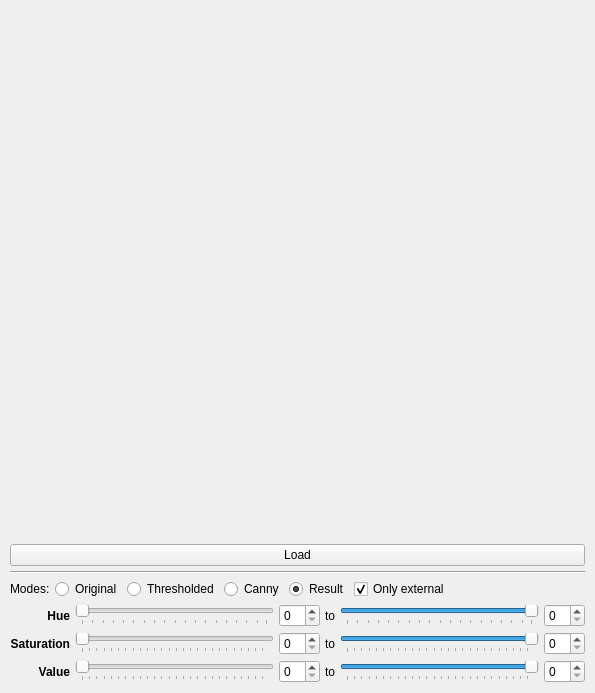
<?xml version="1.0" encoding="UTF-8"?>
<ui version="4.0">
 <class>MainWidget</class>
 <widget class="QWidget" name="MainWidget">
  <property name="geometry">
   <rect>
    <x>0</x>
    <y>0</y>
    <width>595</width>
    <height>693</height>
   </rect>
  </property>
  <property name="windowTitle">
   <string>MainWidget</string>
  </property>
  <layout class="QVBoxLayout" name="verticalLayout">
   <item>
    <widget class="QLabel" name="lbView">
     <property name="sizePolicy">
      <sizepolicy hsizetype="Preferred" vsizetype="Expanding">
       <horstretch>0</horstretch>
       <verstretch>0</verstretch>
      </sizepolicy>
     </property>
     <property name="minimumSize">
      <size>
       <width>0</width>
       <height>200</height>
      </size>
     </property>
     <property name="text">
      <string/>
     </property>
     <property name="alignment">
      <set>Qt::AlignCenter</set>
     </property>
    </widget>
   </item>
   <item>
    <layout class="QHBoxLayout" name="horizontalLayout">
     <item>
      <widget class="QPushButton" name="bnLoad">
       <property name="text">
        <string>Load</string>
       </property>
      </widget>
     </item>
    </layout>
   </item>
   <item>
    <widget class="Line" name="line">
     <property name="orientation">
      <enum>Qt::Horizontal</enum>
     </property>
    </widget>
   </item>
   <item>
    <layout class="QHBoxLayout" name="horizontalLayout_2">
     <item>
      <widget class="QLabel" name="label_4">
       <property name="text">
        <string>Modes:</string>
       </property>
      </widget>
     </item>
     <item>
      <widget class="QRadioButton" name="rbOriginal">
       <property name="text">
        <string>Original</string>
       </property>
      </widget>
     </item>
     <item>
      <widget class="QRadioButton" name="rbThresholded">
       <property name="text">
        <string>Thresholded</string>
       </property>
       <property name="checked">
        <bool>false</bool>
       </property>
      </widget>
     </item>
     <item>
      <widget class="QRadioButton" name="rbCanny">
       <property name="text">
        <string>Canny</string>
       </property>
       <property name="checked">
        <bool>false</bool>
       </property>
      </widget>
     </item>
     <item>
      <widget class="QRadioButton" name="rbResult">
       <property name="text">
        <string>Result</string>
       </property>
       <property name="checked">
        <bool>true</bool>
       </property>
      </widget>
     </item>
     <item>
      <widget class="QCheckBox" name="chOnlyExternal">
       <property name="text">
        <string>Only external</string>
       </property>
       <property name="checked">
        <bool>true</bool>
       </property>
      </widget>
     </item>
     <item>
      <spacer name="horizontalSpacer">
       <property name="orientation">
        <enum>Qt::Horizontal</enum>
       </property>
       <property name="sizeHint" stdset="0">
        <size>
         <width>40</width>
         <height>20</height>
        </size>
       </property>
      </spacer>
     </item>
    </layout>
   </item>
   <item>
    <layout class="QGridLayout" name="gridLayout_2">
     <item row="1" column="1">
      <widget class="QSlider" name="slSaturationFrom">
       <property name="maximum">
        <number>255</number>
       </property>
       <property name="orientation">
        <enum>Qt::Horizontal</enum>
       </property>
       <property name="tickPosition">
        <enum>QSlider::TicksBelow</enum>
       </property>
      </widget>
     </item>
     <item row="0" column="1">
      <widget class="QSlider" name="slHueFrom">
       <property name="maximum">
        <number>179</number>
       </property>
       <property name="orientation">
        <enum>Qt::Horizontal</enum>
       </property>
       <property name="tickPosition">
        <enum>QSlider::TicksBelow</enum>
       </property>
      </widget>
     </item>
     <item row="1" column="3">
      <widget class="QLabel" name="label_7">
       <property name="text">
        <string>to</string>
       </property>
      </widget>
     </item>
     <item row="2" column="0">
      <widget class="QLabel" name="label_3">
       <property name="font">
        <font>
         <weight>75</weight>
         <bold>true</bold>
        </font>
       </property>
       <property name="text">
        <string>Value</string>
       </property>
       <property name="alignment">
        <set>Qt::AlignRight|Qt::AlignTrailing|Qt::AlignVCenter</set>
       </property>
      </widget>
     </item>
     <item row="2" column="2">
      <widget class="QSpinBox" name="spValueFrom"/>
     </item>
     <item row="1" column="2">
      <widget class="QSpinBox" name="spSaturationFrom"/>
     </item>
     <item row="0" column="5">
      <widget class="QSpinBox" name="spHueTo"/>
     </item>
     <item row="2" column="5">
      <widget class="QSpinBox" name="spValueTo"/>
     </item>
     <item row="1" column="5">
      <widget class="QSpinBox" name="spSaturationTo"/>
     </item>
     <item row="0" column="4">
      <widget class="QSlider" name="slHueTo">
       <property name="maximum">
        <number>179</number>
       </property>
       <property name="value">
        <number>179</number>
       </property>
       <property name="orientation">
        <enum>Qt::Horizontal</enum>
       </property>
       <property name="tickPosition">
        <enum>QSlider::TicksBelow</enum>
       </property>
      </widget>
     </item>
     <item row="2" column="4">
      <widget class="QSlider" name="slValueTo">
       <property name="maximum">
        <number>255</number>
       </property>
       <property name="value">
        <number>255</number>
       </property>
       <property name="orientation">
        <enum>Qt::Horizontal</enum>
       </property>
       <property name="tickPosition">
        <enum>QSlider::TicksBelow</enum>
       </property>
      </widget>
     </item>
     <item row="0" column="2">
      <widget class="QSpinBox" name="spHueFrom"/>
     </item>
     <item row="2" column="1">
      <widget class="QSlider" name="slValueFrom">
       <property name="maximum">
        <number>255</number>
       </property>
       <property name="orientation">
        <enum>Qt::Horizontal</enum>
       </property>
       <property name="tickPosition">
        <enum>QSlider::TicksBelow</enum>
       </property>
      </widget>
     </item>
     <item row="1" column="0">
      <widget class="QLabel" name="label_2">
       <property name="font">
        <font>
         <weight>75</weight>
         <bold>true</bold>
        </font>
       </property>
       <property name="text">
        <string>Saturation</string>
       </property>
       <property name="alignment">
        <set>Qt::AlignRight|Qt::AlignTrailing|Qt::AlignVCenter</set>
       </property>
      </widget>
     </item>
     <item row="0" column="0">
      <widget class="QLabel" name="label">
       <property name="font">
        <font>
         <weight>75</weight>
         <bold>true</bold>
        </font>
       </property>
       <property name="text">
        <string>Hue</string>
       </property>
       <property name="alignment">
        <set>Qt::AlignRight|Qt::AlignTrailing|Qt::AlignVCenter</set>
       </property>
      </widget>
     </item>
     <item row="1" column="4">
      <widget class="QSlider" name="slSaturationTo">
       <property name="maximum">
        <number>255</number>
       </property>
       <property name="value">
        <number>255</number>
       </property>
       <property name="orientation">
        <enum>Qt::Horizontal</enum>
       </property>
       <property name="tickPosition">
        <enum>QSlider::TicksBelow</enum>
       </property>
      </widget>
     </item>
     <item row="0" column="3">
      <widget class="QLabel" name="label_5">
       <property name="text">
        <string>to</string>
       </property>
      </widget>
     </item>
     <item row="2" column="3">
      <widget class="QLabel" name="label_9">
       <property name="text">
        <string>to</string>
       </property>
      </widget>
     </item>
    </layout>
   </item>
  </layout>
 </widget>
 <layoutdefault spacing="5" margin="10"/>
 <resources/>
 <connections>
  <connection>
   <sender>slHueFrom</sender>
   <signal>sliderMoved(int)</signal>
   <receiver>spHueFrom</receiver>
   <slot>setValue(int)</slot>
   <hints>
    <hint type="sourcelabel">
     <x>159</x>
     <y>515</y>
    </hint>
    <hint type="destinationlabel">
     <x>195</x>
     <y>517</y>
    </hint>
   </hints>
  </connection>
  <connection>
   <sender>spHueFrom</sender>
   <signal>valueChanged(int)</signal>
   <receiver>slHueFrom</receiver>
   <slot>setValue(int)</slot>
   <hints>
    <hint type="sourcelabel">
     <x>208</x>
     <y>523</y>
    </hint>
    <hint type="destinationlabel">
     <x>158</x>
     <y>522</y>
    </hint>
   </hints>
  </connection>
  <connection>
   <sender>slSaturationFrom</sender>
   <signal>valueChanged(int)</signal>
   <receiver>spSaturationFrom</receiver>
   <slot>setValue(int)</slot>
   <hints>
    <hint type="sourcelabel">
     <x>156</x>
     <y>538</y>
    </hint>
    <hint type="destinationlabel">
     <x>195</x>
     <y>546</y>
    </hint>
   </hints>
  </connection>
  <connection>
   <sender>spSaturationFrom</sender>
   <signal>valueChanged(int)</signal>
   <receiver>slSaturationFrom</receiver>
   <slot>setValue(int)</slot>
   <hints>
    <hint type="sourcelabel">
     <x>209</x>
     <y>535</y>
    </hint>
    <hint type="destinationlabel">
     <x>160</x>
     <y>540</y>
    </hint>
   </hints>
  </connection>
  <connection>
   <sender>slValueFrom</sender>
   <signal>sliderMoved(int)</signal>
   <receiver>spValueFrom</receiver>
   <slot>setValue(int)</slot>
   <hints>
    <hint type="sourcelabel">
     <x>149</x>
     <y>568</y>
    </hint>
    <hint type="destinationlabel">
     <x>211</x>
     <y>573</y>
    </hint>
   </hints>
  </connection>
  <connection>
   <sender>spValueFrom</sender>
   <signal>valueChanged(int)</signal>
   <receiver>slValueFrom</receiver>
   <slot>setValue(int)</slot>
   <hints>
    <hint type="sourcelabel">
     <x>208</x>
     <y>561</y>
    </hint>
    <hint type="destinationlabel">
     <x>152</x>
     <y>571</y>
    </hint>
   </hints>
  </connection>
  <connection>
   <sender>slHueTo</sender>
   <signal>sliderMoved(int)</signal>
   <receiver>spHueTo</receiver>
   <slot>setValue(int)</slot>
   <hints>
    <hint type="sourcelabel">
     <x>340</x>
     <y>516</y>
    </hint>
    <hint type="destinationlabel">
     <x>402</x>
     <y>521</y>
    </hint>
   </hints>
  </connection>
  <connection>
   <sender>spHueTo</sender>
   <signal>valueChanged(int)</signal>
   <receiver>slHueTo</receiver>
   <slot>setValue(int)</slot>
   <hints>
    <hint type="sourcelabel">
     <x>407</x>
     <y>513</y>
    </hint>
    <hint type="destinationlabel">
     <x>362</x>
     <y>518</y>
    </hint>
   </hints>
  </connection>
  <connection>
   <sender>slSaturationTo</sender>
   <signal>sliderMoved(int)</signal>
   <receiver>spSaturationTo</receiver>
   <slot>setValue(int)</slot>
   <hints>
    <hint type="sourcelabel">
     <x>328</x>
     <y>544</y>
    </hint>
    <hint type="destinationlabel">
     <x>410</x>
     <y>550</y>
    </hint>
   </hints>
  </connection>
  <connection>
   <sender>spSaturationTo</sender>
   <signal>valueChanged(int)</signal>
   <receiver>slSaturationTo</receiver>
   <slot>setValue(int)</slot>
   <hints>
    <hint type="sourcelabel">
     <x>407</x>
     <y>543</y>
    </hint>
    <hint type="destinationlabel">
     <x>345</x>
     <y>543</y>
    </hint>
   </hints>
  </connection>
  <connection>
   <sender>slValueTo</sender>
   <signal>sliderMoved(int)</signal>
   <receiver>spValueTo</receiver>
   <slot>setValue(int)</slot>
   <hints>
    <hint type="sourcelabel">
     <x>369</x>
     <y>566</y>
    </hint>
    <hint type="destinationlabel">
     <x>398</x>
     <y>571</y>
    </hint>
   </hints>
  </connection>
  <connection>
   <sender>spValueTo</sender>
   <signal>valueChanged(int)</signal>
   <receiver>slValueTo</receiver>
   <slot>setValue(int)</slot>
   <hints>
    <hint type="sourcelabel">
     <x>394</x>
     <y>566</y>
    </hint>
    <hint type="destinationlabel">
     <x>357</x>
     <y>571</y>
    </hint>
   </hints>
  </connection>
 </connections>
</ui>
